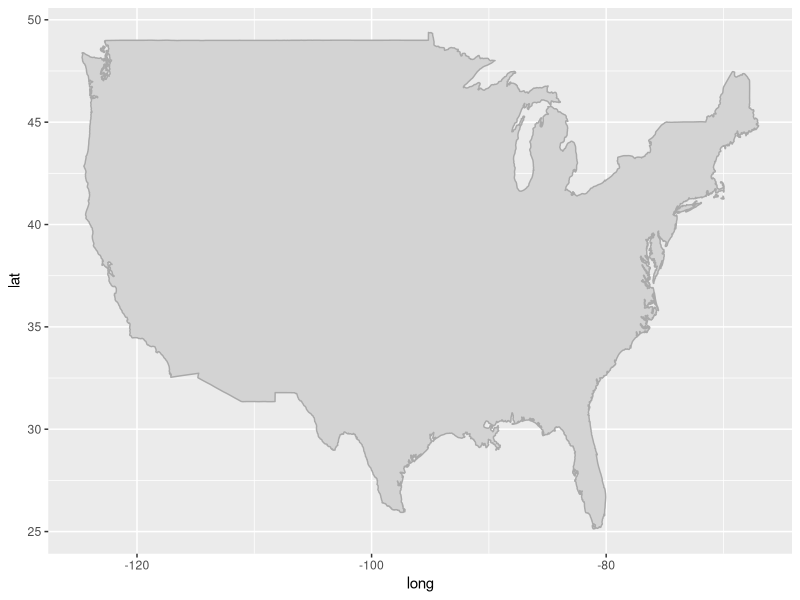

Reproduce this figure in R. (Note: this script raises an error after producing the figure.)
## ---- chunk 1
knitr::opts_chunk$set(comment = "", message = FALSE, warning = FALSE)
## ---- chunk 2
library(tidyverse)
library(maps)
## ---- chunk 3
usa <- map_data("usa")
head(usa, 10)
## ---- chunk 4
str(usa)
table(usa$group)
## ---- chunk 5
ggplot(usa) + 
  geom_polygon(aes(x = long, y = lat, group = group), 
               color = "darkgray", fill = "lightgray")
## ---- chunk 6
ggplot(usa) + 
  geom_polygon(aes(x = long, y = lat, group = group), 
               color = "darkgray", fill = "lightgray") +
  coord_map()
## ---- chunk 7
ggplot(usa) + 
  geom_polygon(aes(x = long, y = lat, group = group), 
               color = "darkgray", fill = "lightgray") +
  coord_map(projection = "mollweide")
## ---- chunk 8
state <- map_data("state")
head(state, 10)
## ---- chunk 9
ggplot(state) + 
  geom_polygon(aes(x = long, y = lat, group = group), 
               color = "darkgray", fill = "lightgray") +
  coord_map()
## ---- chunk 10
county <- map_data("county")
head(county, 10)
## ---- chunk 11
ggplot(county) + 
  geom_polygon(aes(x = long, y = lat, group = group), 
               color = "darkgray", fill = "lightgray") +
  coord_map()
## ---- chunk 12
ggplot(filter(state, region == "north carolina")) + 
  geom_polygon(aes(x = long, y = lat, group = group), 
               color = "darkgray", fill = "lightgray") +
  coord_map()
## ---- chunk 13
ggplot(filter(county, region == "north carolina")) + 
  geom_polygon(aes(x = long, y = lat, group = group), 
               color = "darkgray", fill = "lightgray") +
  coord_map()
## ---- chunk 14
world <- map_data("world")
str(world)
world_usa <- subset(map_data("world"), region == "USA")
## ---- chunk 15
ggplot(world_usa) + 
  geom_polygon(aes(x = long, y = lat, group = group), 
               color = "darkgray", fill = "lightgray") +
  coord_map()
## ---- chunk 16
ggplot(world_usa) + 
  geom_polygon(aes(x = long, y = lat, group = group), 
               color = "darkgray", fill = "lightgray")+
  coord_map(orientation = c(90, 180, 0))
## ---- chunk 17
world_usa <- world_usa %>% 
  mutate(long_adj = ifelse(long > 0, long - 360, long))
ggplot(world_usa) + 
  geom_polygon(aes(x = long_adj, y = lat, group = group), 
               color = "darkgray", fill = "lightgray") +
  coord_map()
## ---- chunk 18
ggplot(world_usa) + 
  geom_polygon(aes(x = long_adj, y = lat, group = group), 
               color = "darkgray", fill = "lightgray") +
  coord_map(projection = "mollweide")
## ---- chunk 19
ggplot(world_usa) + 
  geom_polygon(aes(x = long_adj, y = lat, group = group), 
               color = "darkgray", fill = "lightgray") +
  coord_map(projection = "ortho")
## ---- chunk 20
str(world_usa)
## ---- chunk 21
tail(world_usa %>%  count(subregion), 12)
## ---- chunk 22
ggplot(filter(world_usa, subregion == "Hawaii")) + 
  geom_polygon(aes(x = long, y = lat, group = group), 
               color = "darkgray", fill = "lightgray") +
  coord_map()
## ---- chunk 23
# Theme Credit: http://eriqande.github.io/rep-res-web/lectures/
# making-maps-with-R.html (w/ the addition of panel.background)
# See also: https://ggplot2.tidyverse.org/reference/theme.html

ditch_the_axes <- theme(
  axis.text = element_blank(),
  axis.line = element_blank(),
  axis.ticks = element_blank(),
  panel.border = element_blank(),
  panel.grid = element_blank(),
  axis.title = element_blank(),
  panel.background = element_blank())
## ---- chunk 24
ggplot(filter(county, region == "north carolina")) + 
  geom_polygon(aes(x = long, y = lat, group = group), 
               color = "darkgray", fill = "lightgray") +
  coord_map() +
  ditch_the_axes
## ---- chunk 25
no_axes_alt <- 
  theme(panel.grid.major = element_line(colour = 'transparent'),
  axis.title.x = element_blank(), 
  axis.text.x = element_blank(),
  axis.ticks.x = element_blank(),
  axis.title.y = element_blank(), 
  axis.text.y = element_blank(),
  axis.ticks.y = element_blank(),
  panel.background = element_blank(),
  panel.border = element_blank(),
  panel.grid.minor = element_blank(),
  plot.background = element_blank())
## ---- chunk 26
ggplot(state) + 
  geom_polygon(aes(x = long, y = lat, group = group), 
               color = "darkgray", fill = "lightgray") +
  theme(legend.position = "none")
